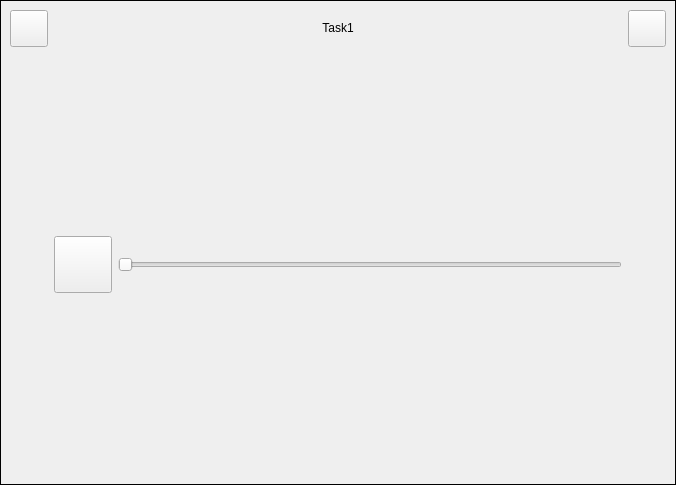
<?xml version="1.0" encoding="UTF-8"?>
<ui version="4.0">
 <class>StackedWidget</class>
 <widget class="QStackedWidget" name="StackedWidget">
  <property name="geometry">
   <rect>
    <x>0</x>
    <y>0</y>
    <width>676</width>
    <height>485</height>
   </rect>
  </property>
  <property name="sizePolicy">
   <sizepolicy hsizetype="Preferred" vsizetype="Preferred">
    <horstretch>1</horstretch>
    <verstretch>0</verstretch>
   </sizepolicy>
  </property>
  <property name="windowTitle">
   <string>StackedWidget</string>
  </property>
  <property name="frameShape">
   <enum>QFrame::Box</enum>
  </property>
  <property name="currentIndex">
   <number>1</number>
  </property>
  <widget class="QWidget" name="select">
   <layout class="QGridLayout" name="gridLayout_5">
    <item row="1" column="0">
     <spacer name="horizontalSpacer">
      <property name="orientation">
       <enum>Qt::Horizontal</enum>
      </property>
      <property name="sizeHint" stdset="0">
       <size>
        <width>40</width>
        <height>20</height>
       </size>
      </property>
     </spacer>
    </item>
    <item row="1" column="4">
     <spacer name="horizontalSpacer_2">
      <property name="orientation">
       <enum>Qt::Horizontal</enum>
      </property>
      <property name="sizeHint" stdset="0">
       <size>
        <width>40</width>
        <height>20</height>
       </size>
      </property>
     </spacer>
    </item>
    <item row="1" column="1">
     <widget class="QLabel" name="label_2">
      <property name="text">
       <string>TPO: </string>
      </property>
     </widget>
    </item>
    <item row="1" column="2">
     <widget class="QComboBox" name="comboBox"/>
    </item>
    <item row="1" column="3">
     <widget class="QToolButton" name="next0">
      <property name="text">
       <string/>
      </property>
      <property name="icon">
       <iconset>
        <normaloff>res/next.svg</normaloff>res/next.svg</iconset>
      </property>
      <property name="iconSize">
       <size>
        <width>30</width>
        <height>30</height>
       </size>
      </property>
     </widget>
    </item>
   </layout>
  </widget>
  <widget class="QWidget" name="task1">
   <layout class="QGridLayout" name="gridLayout_2">
    <item row="3" column="2">
     <widget class="QSlider" name="Slider1">
      <property name="minimumSize">
       <size>
        <width>400</width>
        <height>0</height>
       </size>
      </property>
      <property name="orientation">
       <enum>Qt::Horizontal</enum>
      </property>
     </widget>
    </item>
    <item row="3" column="1">
     <widget class="QToolButton" name="Play1">
      <property name="text">
       <string/>
      </property>
      <property name="icon">
       <iconset>
        <normaloff>res/play_btn.svg</normaloff>res/play_btn.svg</iconset>
      </property>
      <property name="iconSize">
       <size>
        <width>50</width>
        <height>50</height>
       </size>
      </property>
     </widget>
    </item>
    <item row="1" column="1">
     <spacer name="verticalSpacer">
      <property name="orientation">
       <enum>Qt::Vertical</enum>
      </property>
      <property name="sizeHint" stdset="0">
       <size>
        <width>20</width>
        <height>40</height>
       </size>
      </property>
     </spacer>
    </item>
    <item row="0" column="0">
     <widget class="QToolButton" name="previous1">
      <property name="text">
       <string/>
      </property>
      <property name="icon">
       <iconset>
        <normaloff>res/previous.svg</normaloff>res/previous.svg</iconset>
      </property>
      <property name="iconSize">
       <size>
        <width>30</width>
        <height>30</height>
       </size>
      </property>
     </widget>
    </item>
    <item row="4" column="1">
     <spacer name="verticalSpacer_2">
      <property name="orientation">
       <enum>Qt::Vertical</enum>
      </property>
      <property name="sizeHint" stdset="0">
       <size>
        <width>20</width>
        <height>40</height>
       </size>
      </property>
     </spacer>
    </item>
    <item row="0" column="1" colspan="2">
     <widget class="QLabel" name="label">
      <property name="sizePolicy">
       <sizepolicy hsizetype="Preferred" vsizetype="Minimum">
        <horstretch>0</horstretch>
        <verstretch>0</verstretch>
       </sizepolicy>
      </property>
      <property name="cursor">
       <cursorShape>ArrowCursor</cursorShape>
      </property>
      <property name="styleSheet">
       <string notr="true"/>
      </property>
      <property name="text">
       <string>&lt;html&gt;&lt;head/&gt;&lt;body&gt;&lt;p align=&quot;center&quot;&gt;Task1&lt;/p&gt;&lt;/body&gt;&lt;/html&gt;</string>
      </property>
     </widget>
    </item>
    <item row="0" column="3">
     <widget class="QToolButton" name="next1">
      <property name="text">
       <string/>
      </property>
      <property name="icon">
       <iconset>
        <normaloff>res/next.svg</normaloff>res/next.svg</iconset>
      </property>
      <property name="iconSize">
       <size>
        <width>30</width>
        <height>30</height>
       </size>
      </property>
     </widget>
    </item>
   </layout>
  </widget>
  <widget class="QWidget" name="task2">
   <layout class="QGridLayout" name="gridLayout">
    <item row="2" column="1">
     <widget class="QSlider" name="Slider2">
      <property name="orientation">
       <enum>Qt::Horizontal</enum>
      </property>
     </widget>
    </item>
    <item row="0" column="6">
     <widget class="QToolButton" name="next2">
      <property name="text">
       <string/>
      </property>
      <property name="icon">
       <iconset>
        <normaloff>res/next.svg</normaloff>res/next.svg</iconset>
      </property>
      <property name="iconSize">
       <size>
        <width>30</width>
        <height>30</height>
       </size>
      </property>
     </widget>
    </item>
    <item row="0" column="1" colspan="5">
     <widget class="QLabel" name="label_5">
      <property name="text">
       <string>&lt;html&gt;&lt;head/&gt;&lt;body&gt;&lt;p align=&quot;center&quot;&gt;Task2&lt;/p&gt;&lt;/body&gt;&lt;/html&gt;</string>
      </property>
     </widget>
    </item>
    <item row="0" column="0">
     <widget class="QToolButton" name="previous2">
      <property name="text">
       <string/>
      </property>
      <property name="icon">
       <iconset>
        <normaloff>res/previous.svg</normaloff>res/previous.svg</iconset>
      </property>
      <property name="iconSize">
       <size>
        <width>30</width>
        <height>30</height>
       </size>
      </property>
     </widget>
    </item>
    <item row="2" column="0">
     <widget class="QToolButton" name="Play2">
      <property name="text">
       <string/>
      </property>
      <property name="icon">
       <iconset>
        <normaloff>res/play_btn.svg</normaloff>res/play_btn.svg</iconset>
      </property>
      <property name="iconSize">
       <size>
        <width>50</width>
        <height>50</height>
       </size>
      </property>
     </widget>
    </item>
    <item row="1" column="3" colspan="4">
     <widget class="QTextBrowser" name="Transcript2"/>
    </item>
    <item row="2" column="2">
     <widget class="QToolButton" name="Press2">
      <property name="text">
       <string/>
      </property>
      <property name="icon">
       <iconset>
        <normaloff>res/right.svg</normaloff>
        <normalon>res/left.svg</normalon>res/right.svg</iconset>
      </property>
      <property name="iconSize">
       <size>
        <width>50</width>
        <height>50</height>
       </size>
      </property>
     </widget>
    </item>
    <item row="1" column="0" colspan="3">
     <widget class="QTextBrowser" name="Article2"/>
    </item>
   </layout>
  </widget>
  <widget class="QWidget" name="task3">
   <layout class="QGridLayout" name="gridLayout_3">
    <item row="1" column="4" colspan="2">
     <widget class="QTextBrowser" name="Transcript3"/>
    </item>
    <item row="0" column="0">
     <widget class="QToolButton" name="previous3">
      <property name="text">
       <string/>
      </property>
      <property name="icon">
       <iconset>
        <normaloff>res/previous.svg</normaloff>res/previous.svg</iconset>
      </property>
      <property name="iconSize">
       <size>
        <width>30</width>
        <height>30</height>
       </size>
      </property>
     </widget>
    </item>
    <item row="2" column="1" colspan="2">
     <widget class="QSlider" name="Slider3">
      <property name="orientation">
       <enum>Qt::Horizontal</enum>
      </property>
     </widget>
    </item>
    <item row="1" column="0" colspan="4">
     <widget class="QTextBrowser" name="Article3"/>
    </item>
    <item row="2" column="0">
     <widget class="QToolButton" name="Play3">
      <property name="text">
       <string/>
      </property>
      <property name="icon">
       <iconset>
        <normaloff>res/play_btn.svg</normaloff>res/play_btn.svg</iconset>
      </property>
      <property name="iconSize">
       <size>
        <width>50</width>
        <height>50</height>
       </size>
      </property>
     </widget>
    </item>
    <item row="0" column="1" colspan="4">
     <widget class="QLabel" name="label_6">
      <property name="text">
       <string>&lt;html&gt;&lt;head/&gt;&lt;body&gt;&lt;p align=&quot;center&quot;&gt;Task3&lt;/p&gt;&lt;/body&gt;&lt;/html&gt;</string>
      </property>
     </widget>
    </item>
    <item row="2" column="3">
     <widget class="QToolButton" name="Press3">
      <property name="text">
       <string/>
      </property>
      <property name="icon">
       <iconset>
        <normaloff>res/right.svg</normaloff>
        <normalon>res/left.svg</normalon>res/right.svg</iconset>
      </property>
      <property name="iconSize">
       <size>
        <width>50</width>
        <height>50</height>
       </size>
      </property>
     </widget>
    </item>
    <item row="0" column="5">
     <widget class="QToolButton" name="next3">
      <property name="text">
       <string/>
      </property>
      <property name="icon">
       <iconset>
        <normaloff>res/next.svg</normaloff>res/next.svg</iconset>
      </property>
      <property name="iconSize">
       <size>
        <width>30</width>
        <height>30</height>
       </size>
      </property>
     </widget>
    </item>
   </layout>
  </widget>
  <widget class="QWidget" name="task4">
   <layout class="QGridLayout" name="gridLayout_4">
    <item row="2" column="0" colspan="5">
     <widget class="QTextBrowser" name="Transcript4"/>
    </item>
    <item row="1" column="0" colspan="2">
     <widget class="QToolButton" name="Play4">
      <property name="text">
       <string/>
      </property>
      <property name="icon">
       <iconset>
        <normaloff>res/play_btn.svg</normaloff>res/play_btn.svg</iconset>
      </property>
      <property name="iconSize">
       <size>
        <width>50</width>
        <height>50</height>
       </size>
      </property>
     </widget>
    </item>
    <item row="1" column="2">
     <widget class="QSlider" name="Slider4">
      <property name="orientation">
       <enum>Qt::Horizontal</enum>
      </property>
     </widget>
    </item>
    <item row="0" column="0">
     <widget class="QToolButton" name="previous4">
      <property name="text">
       <string/>
      </property>
      <property name="icon">
       <iconset>
        <normaloff>res/previous.svg</normaloff>res/previous.svg</iconset>
      </property>
      <property name="iconSize">
       <size>
        <width>30</width>
        <height>30</height>
       </size>
      </property>
     </widget>
    </item>
    <item row="0" column="1" colspan="2">
     <widget class="QLabel" name="label_4">
      <property name="text">
       <string>&lt;html&gt;&lt;head/&gt;&lt;body&gt;&lt;p align=&quot;center&quot;&gt;Task4&lt;/p&gt;&lt;/body&gt;&lt;/html&gt;</string>
      </property>
     </widget>
    </item>
    <item row="0" column="4">
     <widget class="QToolButton" name="next4">
      <property name="enabled">
       <bool>false</bool>
      </property>
      <property name="text">
       <string/>
      </property>
      <property name="icon">
       <iconset>
        <normaloff>res/next.svg</normaloff>res/next.svg</iconset>
      </property>
      <property name="iconSize">
       <size>
        <width>30</width>
        <height>30</height>
       </size>
      </property>
      <property name="checkable">
       <bool>false</bool>
      </property>
     </widget>
    </item>
    <item row="1" column="3" colspan="2">
     <widget class="QToolButton" name="Press4">
      <property name="text">
       <string/>
      </property>
      <property name="icon">
       <iconset>
        <normaloff>res/down.svg</normaloff>
        <normalon>res/up.svg</normalon>res/down.svg</iconset>
      </property>
      <property name="iconSize">
       <size>
        <width>50</width>
        <height>50</height>
       </size>
      </property>
     </widget>
    </item>
   </layout>
  </widget>
 </widget>
 <resources/>
 <connections>
  <connection>
   <sender>Press2</sender>
   <signal>toggled(bool)</signal>
   <receiver>Transcript2</receiver>
   <slot>show()</slot>
   <hints>
    <hint type="sourcelabel">
     <x>357</x>
     <y>459</y>
    </hint>
    <hint type="destinationlabel">
     <x>522</x>
     <y>254</y>
    </hint>
   </hints>
  </connection>
 </connections>
</ui>
